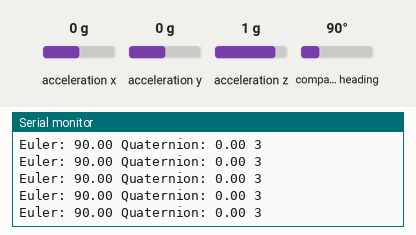
Simulated run of this sketch. Board: Arduino Uno, built with avr-gcc and run on an emulated ATmega328P. Parts: the last lines printed to the serial monitor. The test bench sets the inputs (shaded band); at power-on: compass heading 90°, acceleration x 0 g, acceleration y 0 g, acceleration z 1 g.

Above: at 2.2 s.
2.3 s: compass heading set to 180°
At 3.3 s:
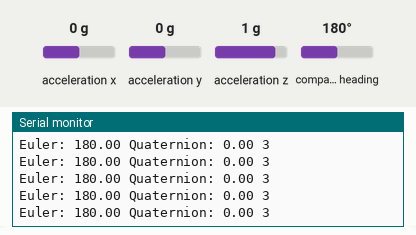
5.3 s: compass heading set to 90°
At 5.8 s:
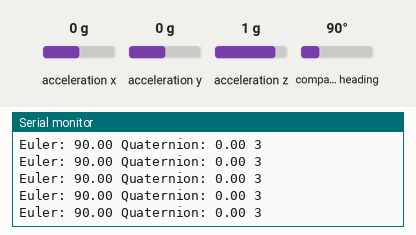
8.3 s: compass heading set to 7°
At 9.2 s:
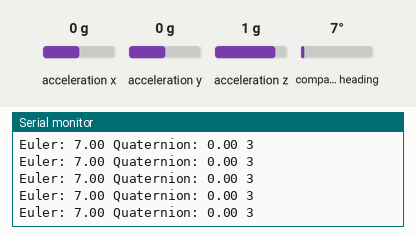
11.3 s: compass heading set to 269°
At 12.0 s:
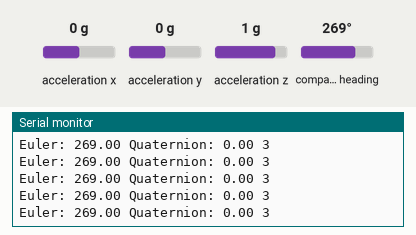
Timing chart, 0 to 14.3 s (numbered marks = the images above; inputs shaded):
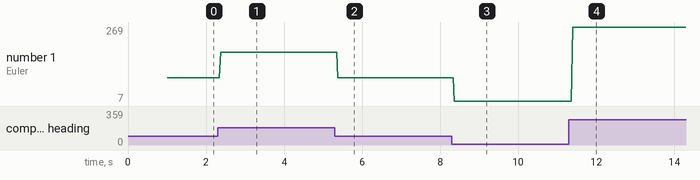

Measured:
- after the input at 2.3 s, the serial monitor: prints a new line after 0.08 s (image 1)
- after the input at 8.3 s, the serial monitor: prints a new line after 0.07 s (image 3)
- after the input at 11.3 s, the serial monitor: prints a new line after 0.10 s (image 4)
- plotted number 1: 90 → 180 after the input at 2.3 s, 90 → 7 after the input at 8.3 s, 7 → 269 after the input at 11.3 s

The sketch:

IMU.ino
```cpp
#include <Wire.h>
#include <Adafruit_Sensor.h>
#include <Adafruit_BNO055.h>
#include <utility/imumaths.h>

Adafruit_BNO055 bno = Adafruit_BNO055(55);
sensors_event_t event;
double error;
adafruit_bno055_offsets_t calibData;

void setup(void)
{
  Serial.begin(9600);
  Serial.println("Orientation Sensor Test"); Serial.println("");
  /* Initialise the sensor */
  if (!bno.begin())
  {
    /* There was a problem detecting the BNO055 ... check your connections */
    Serial.print("Ooops, no BNO055 detected ... Check your wiring or I2C ADDR!");
    while (1);
  }
  Serial.println("Calibrating...");
  uint8_t sys, gyro, accel, mag;
  sys = gyro = accel = mag = 0;
  while (mag != 3) {
    bno.getCalibration(&sys, &gyro, &accel, &mag);
  }
  Serial.println(mag, DEC);
  delay(1000);

  bno.setExtCrystalUse(true);
}

void loop(void){

  imu::Vector<3> euler = bno.getVector(Adafruit_BNO055::VECTOR_EULER);
  Serial.print("Euler: ");
  Serial.print(euler.x());

  error= bno.getError();
  Serial.print(" Quaternion: ");
  Serial.print(error);

  uint8_t sys, gyro, accel, mag;
  sys = gyro = accel = mag = 0;
  bno.getCalibration(&sys, &gyro, &accel, &mag);
  Serial.print(" ");
  Serial.println(sys, DEC);

  /*uint8_t sys, gyro, accel, mag;
    sys = gyro = accel = mag = 0;
    bno.getCalibration(&sys, &gyro, &accel, &mag);

    if (!sys) {
    Serial.print("! ");
    }

    Serial.print("Sys:");
    Serial.print(sys, DEC);
    Serial.print(" G:");
    Serial.print(gyro, DEC);
    Serial.print(" A:");
    Serial.print(accel, DEC);
    Serial.print(" M:");
    Serial.print(mag, DEC);
    Serial.print(" ");

    bno.getSensorOffsets(calibData);
    Serial.print(bno.isFullyCalibrated());
    Serial.print(" ");
    Serial.print(calibData.accel_offset_x);
    Serial.print(" ");
    Serial.print(calibData.accel_offset_y);
    Serial.print(" ");
    Serial.print(calibData.accel_offset_z);
    Serial.print(" ");
    Serial.print(calibData.mag_offset_x);
    Serial.print(" ");
    Serial.print(calibData.mag_offset_y);
    Serial.print(" ");
    Serial.print(calibData.mag_offset_z);
    Serial.print(" ");
    Serial.print(calibData.gyro_offset_x);
    Serial.print(" ");
    Serial.print(calibData.gyro_offset_y);
    Serial.print(" ");
    Serial.print(calibData.gyro_offset_z);
    Serial.print(" ");
    Serial.print(calibData.accel_radius);
    Serial.print(" ");
    Serial.println(calibData.mag_radius);*/

  //-28 5 -62 164 93 -56 1 -1 0 1000 696
  //1 4 8 -46 97 123 -42 1 -2 -1 1000 652
}
```
